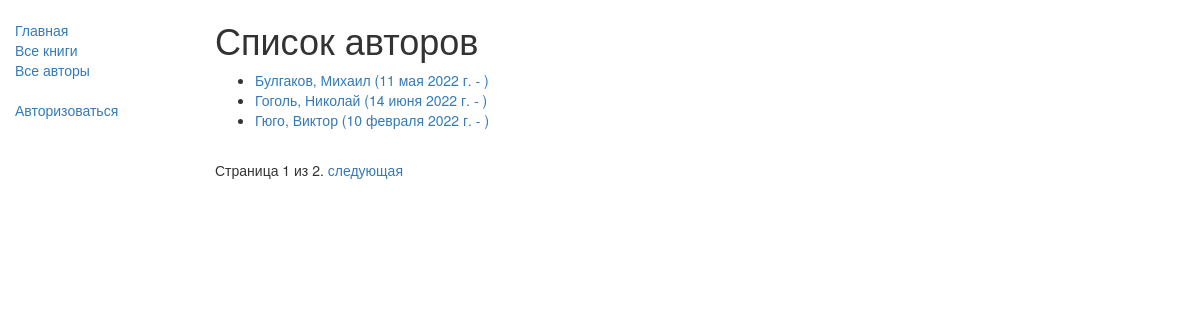
Screenshot of /catalog/authors/ with the database file from the repository.
### catalog/models.py (models this page shows)
class Author(models.Model):
    first_name = models.CharField(max_length=100, verbose_name='имя')
    last_name = models.CharField(max_length=100, verbose_name='фамилия')
    date_of_birth = models.DateField(null=True, blank=True, verbose_name='дата рождения')
    date_of_death = models.DateField('дата смерти', null=True, blank=True)
    class Meta:
        ordering = ['last_name', 'first_name']
        verbose_name = 'автор'
        verbose_name_plural = 'авторы'
    def get_absolute_url(self):
        return reverse('author-detail', args=[str(self.id)])
    def __str__(self):
        return '{0}, {1}'.format(self.last_name, self.first_name)

### catalog/views.py (the view)
# urls.py: path('authors/', views.AuthorListView.as_view(), name='authors'),   # Список всех авторов
class AuthorListView(generic.ListView):
    model = Author
    context_object_name = 'author_list'
    template_name = 'catalog/author_list.html'
    paginate_by = 3
    def get_queryset(self):
        return Author.objects.all()

### catalog/templates/catalog/author_list.html (shortened to what this page needs)
{% extends 'base_generic.html' %}
{% block content %}
    <h1>Список авторов</h1>
     {% if author_list %}
        <ul>
            {% for author in author_list %}
                <li>
                    <a href="{{ author.get_absolute_url }}">{{ author }}
                        ({{ author.date_of_birth|date }} - {{ author.date_of_death|date }})</a>
                </li>
            {% endfor %}
        </ul>
     {% endif %}
{% endblock %}

### rows the page displays
Author: last_name+first_name "Булгаков, Михаил", date_of_birth "11 мая 2022 г."
Author: last_name+first_name "Гоголь, Николай", date_of_birth "14 июня 2022 г."
Author: last_name+first_name "Гюго, Виктор", date_of_birth "10 февраля 2022 г."

### other values shown
{{ page_obj.number }} "1"
{{ page_obj.paginator.num_pages }} "2"
